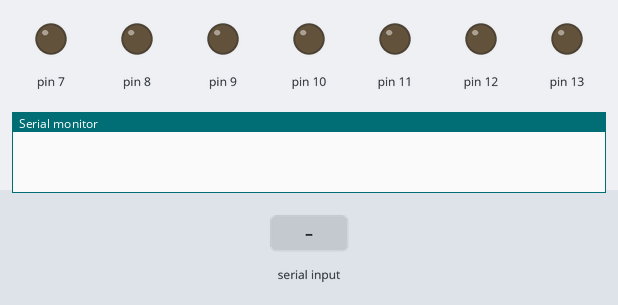
This sketch was run on a simulated Arduino Uno, built with avr-gcc and run on an emulated ATmega328P. On the bench: output pins drawn as LEDs (lit = HIGH), the last lines printed to the serial monitor. The test bench sets the inputs (shaded band).

Above: at 1.2 s.
1.3 s: "0" received over Serial
At 2.6 s:
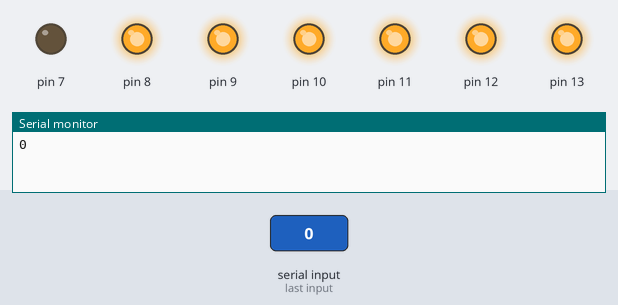
3.8 s: "1" received over Serial
At 5.7 s:
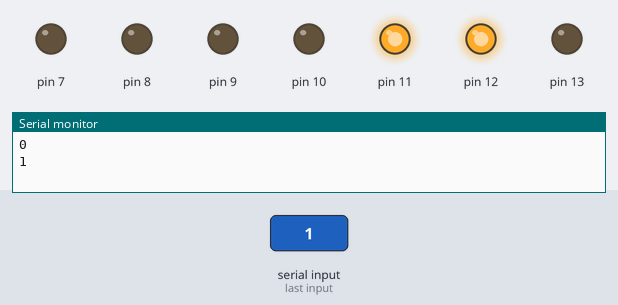
6.3 s: "2" received over Serial
At 7.6 s:
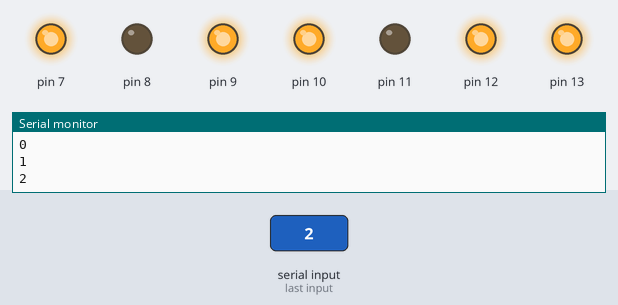
8.8 s: "3" received over Serial
At 10.7 s:
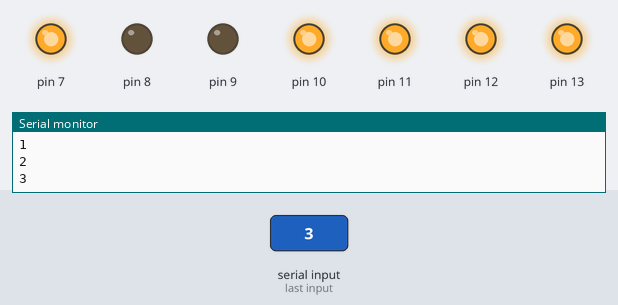
11.3 s: "4" received over Serial
At 12.6 s:
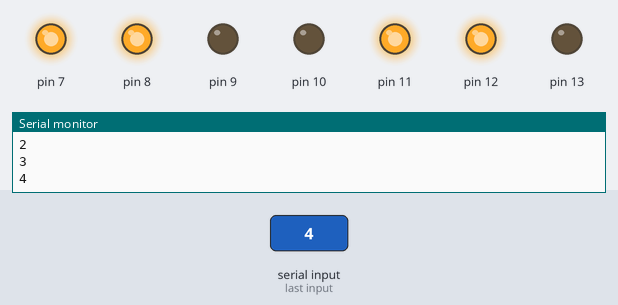
13.8 s: "5" received over Serial
At 15.7 s:
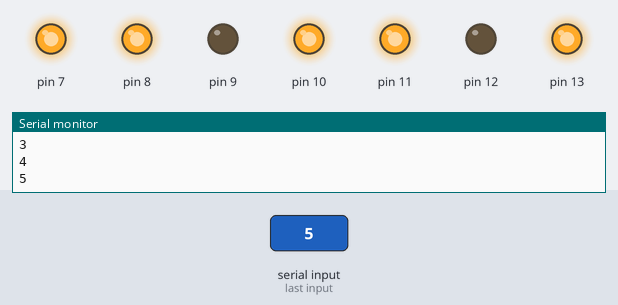
Timing chart, 0 to 17.2 s (numbered marks = the images above; inputs shaded):
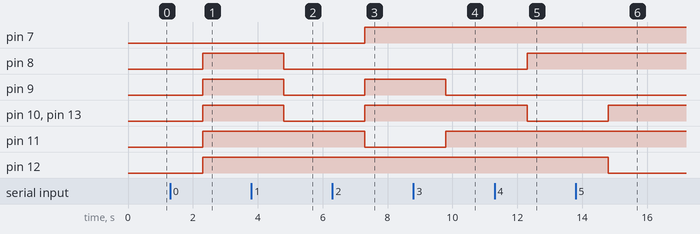

Measured:
- after the input at 1.3 s, pin 8–13: LOW → HIGH after 1.0 s
- after the input at 3.8 s, pin 8–10, pin 13: HIGH → LOW after 1.0 s
- after the input at 6.3 s, pin 7, pin 9, pin 10, pin 13: LOW → HIGH after 1.0 s; pin 11: HIGH → LOW after 1.0 s
- after the input at 8.8 s, pin 9: HIGH → LOW after 1.0 s; pin 11: LOW → HIGH after 1.0 s
- after the input at 11.3 s, pin 8: LOW → HIGH after 1.0 s; pin 10, pin 13: HIGH → LOW after 1.0 s
- after the input at 13.8 s, pin 10, pin 13: LOW → HIGH after 1.0 s; pin 12: HIGH → LOW after 1.0 s

The sketch:

7SEGMENTbluethoot.ino
```cpp
String value;
void setup() {
  // put your setup code here, to run once:
  pinMode(13,OUTPUT);
  pinMode(12,OUTPUT);
  pinMode(11,OUTPUT);
  pinMode(10,OUTPUT);
  pinMode(9,OUTPUT);
  pinMode(8,OUTPUT);
  pinMode(7,OUTPUT);
   Serial.begin(9600);
}
void loop() {
   if (Serial.available())
    {
      value=Serial.readString();
      Serial.println(value);
    if(value=="0"){

       digitalWrite(13,HIGH);
       digitalWrite(12,HIGH);
       digitalWrite(11,HIGH);
       digitalWrite(10,HIGH);
       digitalWrite(9,HIGH);
       digitalWrite(8,HIGH);
       digitalWrite(7,LOW);
       delay(500);
    }
    if(value=="1"){
digitalWrite(13,LOW);
digitalWrite(12,HIGH);
digitalWrite(11,HIGH);
digitalWrite(10,LOW);
digitalWrite(9,LOW);
digitalWrite(8,LOW);
digitalWrite(7,LOW);
delay(500);
}
    if(value=="2"){
digitalWrite(13,HIGH);
digitalWrite(12,HIGH);
digitalWrite(11,LOW);
digitalWrite(10,HIGH);
digitalWrite(9,HIGH);
digitalWrite(8,LOW);
digitalWrite(7,HIGH);
delay(500);
    }
        if(value=="3"){
digitalWrite(13,HIGH);
digitalWrite(12,HIGH);
digitalWrite(11,HIGH);
digitalWrite(10,HIGH);
digitalWrite(9,LOW);
digitalWrite(8,LOW);
digitalWrite(7,HIGH);
delay(500);
        }
            if(value=="4"){
digitalWrite(13,LOW);
digitalWrite(12,HIGH);
digitalWrite(11,HIGH);
digitalWrite(10,LOW);
digitalWrite(9,LOW);
digitalWrite(8,HIGH);
digitalWrite(7,HIGH);
delay(500);
            }
                if(value=="5"){
digitalWrite(13,HIGH);
digitalWrite(12,LOW);
digitalWrite(11,HIGH);
digitalWrite(10,HIGH);
digitalWrite(9,LOW);
digitalWrite(8,HIGH);
digitalWrite(7,HIGH);
delay(500);
                }
                    if(value=="6"){
digitalWrite(13,HIGH);
digitalWrite(12,LOW);
digitalWrite(11,HIGH);
digitalWrite(10,HIGH);
digitalWrite(9,HIGH);
digitalWrite(8,HIGH);
digitalWrite(7,HIGH);
         delay(500);
                    }
 if(value=="7"){
         digitalWrite(13,HIGH);
         digitalWrite(12,HIGH);
         digitalWrite(11,HIGH);
         digitalWrite(10,LOW);
         digitalWrite(9,LOW);
         digitalWrite(8,LOW);
         digitalWrite(7,LOW);
         delay(500);
              }
 if(value=="8"){
        digitalWrite(13,HIGH);
        digitalWrite(12,HIGH);
        digitalWrite(11,HIGH);
        digitalWrite(10,HIGH);
        digitalWrite(9,HIGH);
        digitalWrite(8,HIGH);
        digitalWrite(7,HIGH);
        delay(500);
 }
                                   }
    if(value=="9")
    {

      digitalWrite(13,HIGH);
      digitalWrite(12,HIGH);
      digitalWrite(11,HIGH);
      digitalWrite(10,LOW);
      digitalWrite(9,LOW);
      digitalWrite(8,HIGH);
      digitalWrite(7,HIGH);
      delay(500);
    }


}
```
